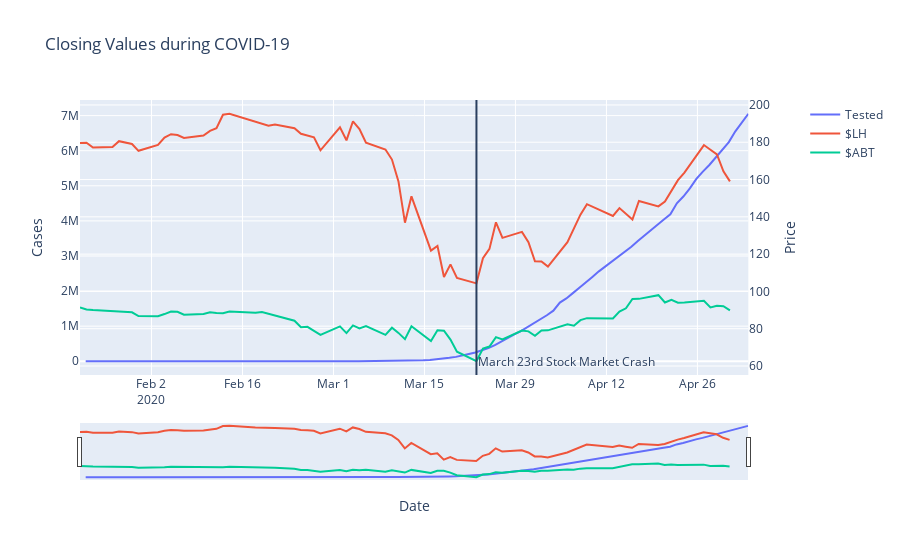

Write notebook code for a chart like this one.
### Code cell
fighigh = make_subplots(specs=[[{"secondary_y": True}]])

# Total tested cases
fighigh.add_trace(go.Scatter(x=df_states_daily['dateChecked'], y=df_states_daily['totalTestResults'],
                    mode='lines',
                    name='Tested'),
             secondary_y=False,)

# fighigh.add_trace(go.Scatter(x=df_TMO.index, y=df_TMO['Close'],
#                     mode='lines',
#                     name='$TMO'),
#              secondary_y=True,)

fighigh.add_trace(go.Scatter(x=df_LH.index, y=df_LH['Close'],
                    mode='lines',
                    name='$LH'),
             secondary_y=True,)
fighigh.add_trace(go.Scatter(x=df_ABT.index, y=df_ABT['Close'],
                    mode='lines',
                    name='$ABT'),
             secondary_y=True,)


# Add figure title
fighigh.update_layout(
    title_text="Closing Values during COVID-19",
    showlegend=True,
    shapes = [dict(
        x0='2020-03-23', x1='2020-03-23', y0=0, y1=1, xref='x', yref='paper',
        line_width=2)],
    annotations=[dict(
        x='2020-03-23', y=0.05, xref='x', yref='paper',
        showarrow=False, arrowhead=7, xanchor='left',yanchor="middle", text='March 23rd Stock Market Crash')]
)

# Set x-axis title
fighigh.update_xaxes(title_text="Date")

# Set y-axes titles
fighigh.update_yaxes(title_text="Cases", secondary_y=False)
fighigh.update_yaxes(title_text="Price", secondary_y=True)
fighigh.update_xaxes(rangeslider_visible=True)



fighigh.show()
